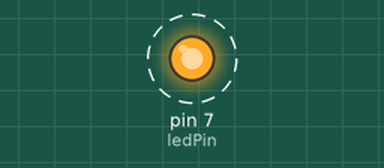
Recording of a sketch running on a simulated Arduino Uno, built with avr-gcc and run on an emulated ATmega328P. Parts: output pins drawn as LEDs (lit = HIGH). Dashed ring = blinking. At 5.0 s the program stops and its outputs stay as they are.

Above: at 0.2 s.
Timing chart, 0 to 3.0 s (numbered marks = the images above):
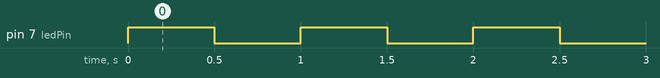

The sketch:

Blinkfemganger.ino
```cpp
/*
Make a LED blink 5 times only
*/

const int ledPin = 7;

void setup() {
 pinMode (ledPin, OUTPUT);

}

//While løkke med blink kun 5 ganger
void loop() {
  int times = 0;
  while(times < 5) {
    digitalWrite(ledPin, HIGH);
    delay(500);
    digitalWrite(ledPin, LOW);
    delay(500);
    times++;
  }exit(0);
}
```

Measured:
- by itself, pin 7 (ledPin): alternates HIGH for 0.50 s and LOW for 0.50 s, 10 changes in all, then stays LOW
